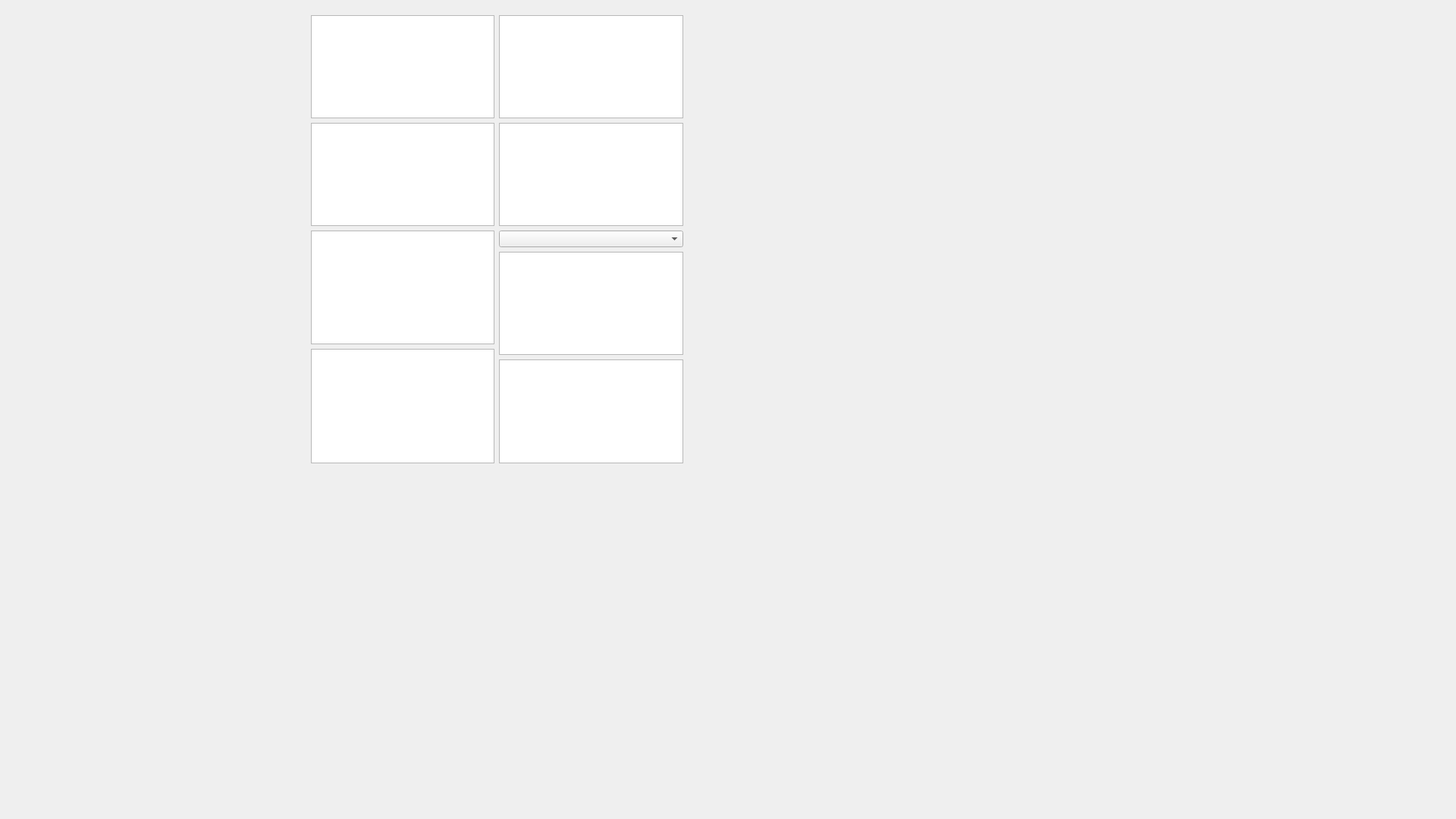
<?xml version="1.0" encoding="UTF-8"?>
<ui version="4.0">
 <class>AdminViewWindow</class>
 <widget class="QWidget" name="AdminViewWindow">
  <property name="geometry">
   <rect>
    <x>0</x>
    <y>0</y>
    <width>1920</width>
    <height>1080</height>
   </rect>
  </property>
  <property name="windowTitle">
   <string>Form</string>
  </property>
  <widget class="QWidget" name="verticalLayoutWidget">
   <property name="geometry">
    <rect>
     <x>410</x>
     <y>20</y>
     <width>491</width>
     <height>591</height>
    </rect>
   </property>
   <layout class="QVBoxLayout" name="verticalLayout">
    <item>
     <layout class="QHBoxLayout" name="HLup">
      <item>
       <layout class="QVBoxLayout" name="verticalLayout_5">
        <item>
         <widget class="QTextEdit" name="textEdit"/>
        </item>
        <item>
         <widget class="QTextEdit" name="textEdit_2"/>
        </item>
       </layout>
      </item>
      <item>
       <layout class="QVBoxLayout" name="verticalLayout_4">
        <item>
         <widget class="QTextEdit" name="textEdit_3"/>
        </item>
        <item>
         <widget class="QTextEdit" name="textEdit_4"/>
        </item>
       </layout>
      </item>
     </layout>
    </item>
    <item>
     <layout class="QHBoxLayout" name="HLdown">
      <item>
       <layout class="QVBoxLayout" name="verticalLayout_7">
        <item>
         <widget class="QTextEdit" name="textEdit_6"/>
        </item>
        <item>
         <widget class="QListWidget" name="listWidget_2"/>
        </item>
       </layout>
      </item>
      <item>
       <layout class="QVBoxLayout" name="verticalLayout_6">
        <item>
         <widget class="QComboBox" name="CBselectOrganization"/>
        </item>
        <item>
         <widget class="QTextEdit" name="textEdit_5"/>
        </item>
        <item>
         <widget class="QListWidget" name="listWidget"/>
        </item>
       </layout>
      </item>
     </layout>
    </item>
   </layout>
  </widget>
 </widget>
 <resources/>
 <connections/>
</ui>
